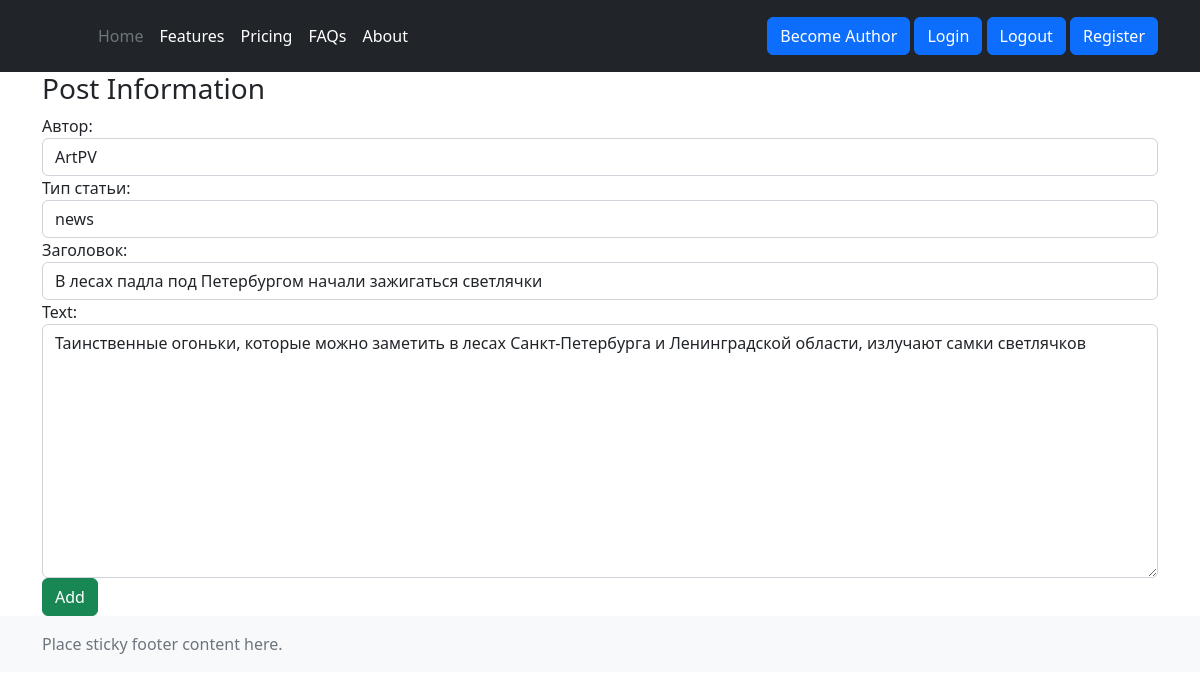
Page /news/update/3/ (signed in) on the committed database.
### newspaper/models.py (models this page shows, shortened)
class Post(models.Model):
    NEWS = 'NW'
    POST = 'PT'
    POSTS = [
        (NEWS, 'news'),
        (POST, 'post')
    ]
    author = models.ForeignKey(Author, on_delete=models.CASCADE, verbose_name='Автор')
    post_type = models.CharField(max_length=2, choices=POSTS, default=NEWS, verbose_name='Тип статьи')
    data_post_creation = models.DateTimeField(auto_now_add=True, verbose_name='Дата публикации')
    title = models.CharField(max_length=255, verbose_name='Заголовок')
    text = models.TextField()
    rating_post = models.IntegerField(default=0)
    category = models.ManyToManyField('Category', through='PostCategory')

### newspaper/views.py (the view)
# urls.py: path('update/<int:pk>/', PostUpdateView.as_view(), name='post_update'),
class PostUpdateView(PermissionRequiredMixin, LoginRequiredMixin, UpdateView):
    template_name = 'newspaper/post_create.html'
    permission_required = 'newspaper.change_post'
    form_class = PostForm
    def get_object(self, **rwargs):
        id = self.kwargs.get('pk')
        return Post.objects.get(pk=id)

### newspaper/forms.py
class PostForm(ModelForm):
    class Meta:
        model = Post
        fields = ['author', 'post_type', 'title', 'text']
        widgets = {
            'author': forms.Select(attrs={
                'class': 'form-control',
                'placeholder': 'Выберите имя автора'
            }),
            'post_type': forms.Select(attrs={
                'class': 'form-control',
                'placeholder': 'Выберите тип статьи'
            }),
            'title': forms.TextInput(attrs={
                'class': 'form-control',
                'placeholder': 'Введите название статьи'
            }),
            'text': forms.Textarea(attrs={
                'class': 'form-control',
                'placeholder': 'Введите текст статьи'
            }),
        }

### newspaper/models.py (called while the page is built)
    def __str__(self):
        return f'{self.author_name.username}'

### newspaper/templates/newspaper/post_create.html (shortened to what this page needs)
{% extends 'layout/base.html' %}
{% block content %}
<h3>Post Information</h3>
<form method="POST">
 {{ form }}
   <input class="btn btn-success" type="submit" value="Add">
</form>
{% endblock content %}

### rows in the picture
Post: author "ArtPV", post_type "news", title "В лесах падла под Петербургом начали зажигаться светлячки", text "Таинственные огоньки, которые можно заметить в лесах Санкт-Петербурга и Ленинградской области, излучают самки светлячков"
